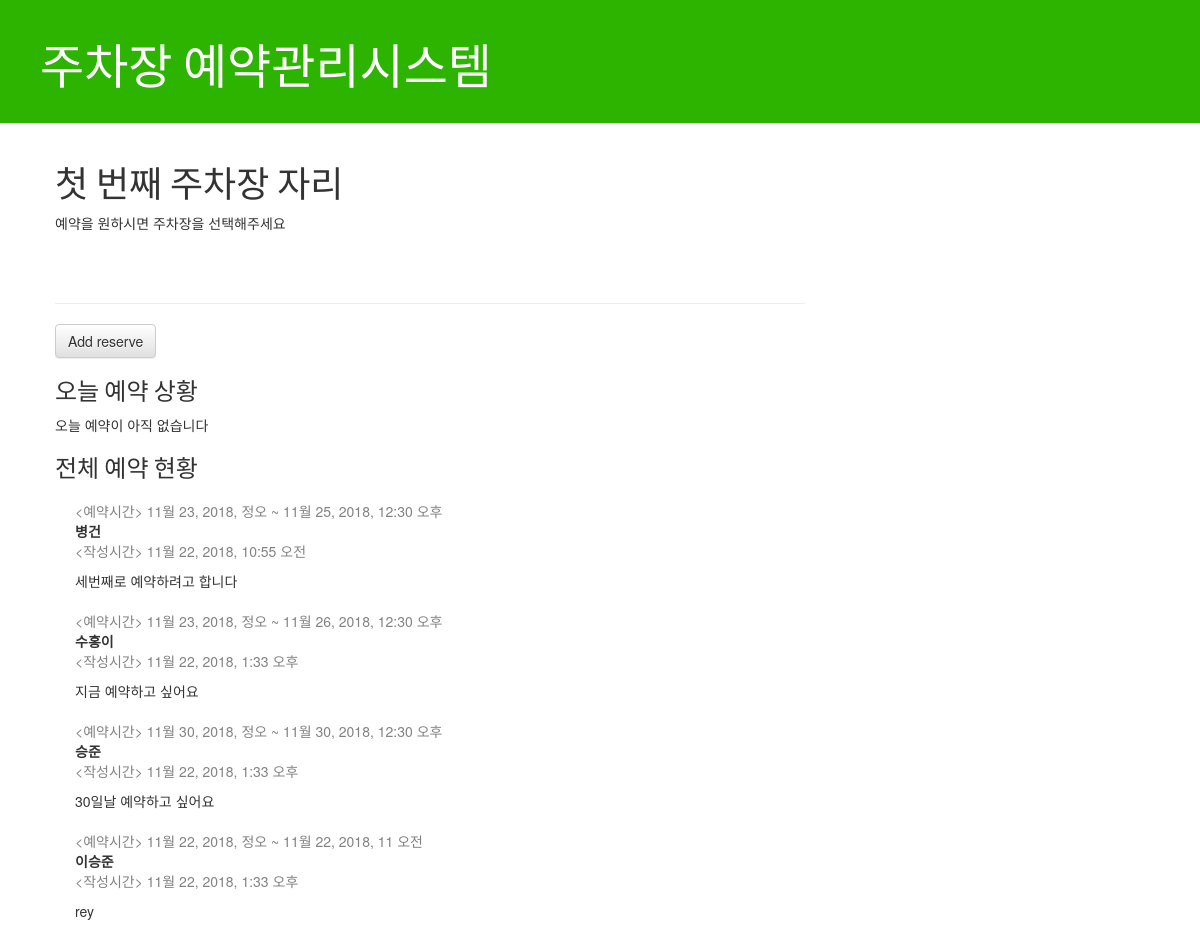
Screenshot of /parking/7/ with the database file from the repository.
### blog/models.py (models this page shows, shortened)
class Parking(models.Model):
    title = models.CharField(max_length=200)
    text = models.TextField()

class Reserve(models.Model):
    parking = models.ForeignKey('blog.parking', related_name='reserves',on_delete=models.CASCADE)
    author = models.CharField(max_length=200)
    text = models.TextField()
    created_date = models.DateTimeField(default=datetime.datetime.now())
    approved_reserve = models.BooleanField(default=False)
    start = models.DateTimeField()
    end = models.DateTimeField()

### blog/views.py (the view)
# urls.py: path('parking/<int:pk>/', views.parking_detail, name='parking_detail'),
def parking_detail(request, pk):
    parking = get_object_or_404(Parking, pk=pk)
    today = datetime.date.today()
    appoint = Reserve.objects.filter(parking=pk, start__date=today)
    context = {"parking":parking,"today":today,"appoint":appoint}
    return render(request, 'blog/parking_detail.html', context)

### blog/templates/blog/parking_detail.html (shortened to what this page needs)
{% extends 'blog/base.html' %}
{% block content %}
    <div class="parking">
        <h1>{{ parking.title }}</h1>
        <p>{{ parking.text|linebreaksbr }}</p>
    </div>
    <hr>
    <a class="btn btn-default" href="{% url 'add_reserve_to_parking' pk=parking.pk %}">Add reserve</a>
    <h3>오늘 예약 상황</h3>
    {% for a in appoint %}
    <div class="reserve">
        <div class="date"><예약시간> {{ a.start }} ~ {{a.end}}</div>
        <strong>{{ a.author }}</strong>
        <div class="date"><작성시간> {{ a.created_date}}</div>
        <p>{{ a.text|linebreaks }}</p>
        <a class="btn btn-default" href="{% url 'reserve_detail' pk=parking.pk pk2=a.pk %}">계산</a>
    </div>
    {% empty %}
    <p>오늘 예약이 아직 없습니다</p>
    {% endfor %}
    <h3>전체 예약 현황</h3>
    {% for reserve in parking.reserves.all %}
    <div class="reserve">
        <div class="date"><예약시간> {{ reserve.start }} ~ {{reserve.end}}</div>
        <strong>{{ reserve.author }}</strong>
        <div class="date"><작성시간> {{ reserve.created_date}}</div>
        <p>{{ reserve.text|linebreaks }}</p>
    </div>
    {% empty %}
    <p>아직 예약이 없습니다</p>
    {% endfor %}
{% endblock %}

### blog/templates/blog/base.html (shortened to what this page needs)
{% load static %}
<html>
    <head>
        <link rel="stylesheet" href="//maxcdn.bootstrapcdn.com/bootstrap/3.2.0/css/bootstrap.min.css">
        <link rel="stylesheet" href="//maxcdn.bootstrapcdn.com/bootstrap/3.2.0/css/bootstrap-theme.min.css">
        <link rel="stylesheet" href="{% static 'css/blog.css' %}">
    </head>
    <body>
        <div class="page-header">
              <h1><a href="/">주차장 예약관리시스템</a></h1>
        </div>
        <div class="content container">
            <div class="row">
                <div class="col-md-8">
                  {% block content %}
                  {% endblock %}
                </div>
            </div>
        </div>
    </body>
</html>

### blog/static/css/blog.css (style rules this page uses)
.reserve { margin: 20px 0px 20px 20px; }
.page-header { background-color: #2DB400; margin-top: 0; padding: 20px 20px 20px 40px; }
.page-header h1, .page-header h1 a, .page-header h1 a:visited, .page-header h1 a:active { color: #ffffff; font-size: 36pt; text-decoration: none; }
.content { margin-left: 40px; }
h1, h2, h3, h4 { font-family: 'Lobster', cursive; }
.date { color: #828282; }
.parking { margin-bottom: 70px; }

### rows the page displays
Parking: title "첫 번째 주차장 자리", text "예약을 원하시면 주차장을 선택해주세요"
Reserve: start "11월 23, 2018, 정오", end "11월 25, 2018, 12:30 오후", author "병건", created_date "11월 22, 2018, 10:55 오전", text "세번째로 예약하려고 합니다"
Reserve: start "11월 23, 2018, 정오", end "11월 26, 2018, 12:30 오후", author "수홍이", created_date "11월 22, 2018, 1:33 오후", text "지금 예약하고 싶어요"
Reserve: start "11월 30, 2018, 정오", end "11월 30, 2018, 12:30 오후", author "승준", created_date "11월 22, 2018, 1:33 오후", text "30일날 예약하고 싶어요"
Reserve: start "11월 22, 2018, 정오", end "11월 22, 2018, 11 오전", author "이승준", created_date "11월 22, 2018, 1:33 오후", text "rey"
